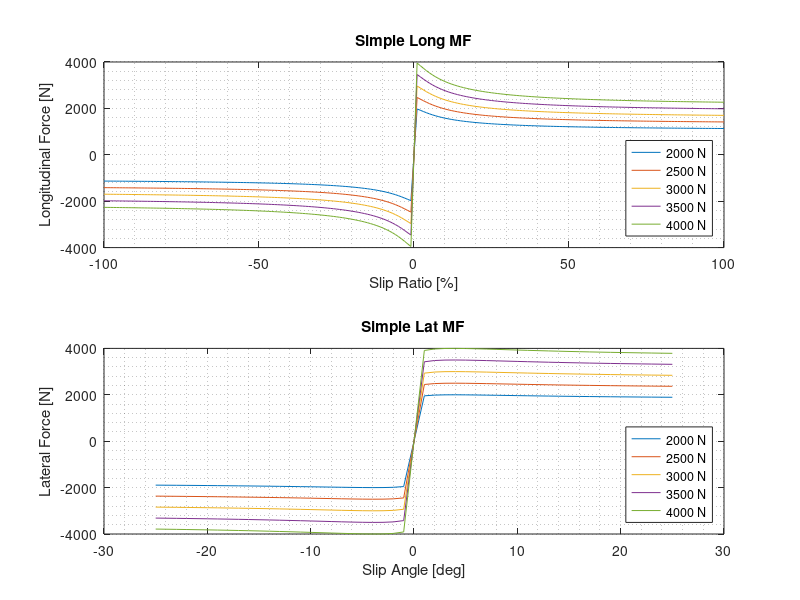

Recreate this plot in MATLAB.
% simple_MF_tyre %
%close all;
clear all;%clc;

Fz_range = [2000:500:4000]; % [N]
slip_ratio = [-100:1:100]; % [%] 0-100
slip_angle = [-25:1:25];

B = 10;
C = 1.65; % 1.65 Long, 1.3 Lat
D = 1;
E = 0.97;

i = 1;
j = 1;
while i <= length(slip_ratio)
    slip = slip_ratio(i);
    while j <= length(Fz_range)
        Fz = Fz_range(j);
        Fx(i,j) = Fz*D*sin(C*atan(B*slip-E*(B*slip-atan(B*slip))));
        j = j+1;
    end
    j = 1;
    i = i+1;
end

% LATERAL
C = 1.3;

i = 1;
j = 1;
while i <= length(slip_angle)
    slip = slip_angle(i);
    while j <= length(Fz_range)
        Fz = Fz_range(j);
        Fy(i,j) = Fz*D*sin(C*atan(B*slip-E*(B*slip-atan(B*slip))));
        j = j+1;
    end
    j = 1;
    i = i+1;
end

figure('Name','Tyre.Simple MF','NumberTitle','off')
subplot(2,1,1)
i = 1;
while i <= length(Fx(1,:))
    plot(slip_ratio,Fx(:,i));hold on;
    i = i+1;
end
grid minor
title('Simple Long MF')
xlabel('Slip Ratio [%]');ylabel('Longitudinal Force [N]')
legend('2000 N','2500 N','3000 N','3500 N','4000 N','location','southeast')


subplot(2,1,2)
i = 1;
while i <= length(Fy(1,:))
    plot(slip_angle,Fy(:,i));hold on;
    i = i+1;
end
grid minor
title('Simple Lat MF')
xlabel('Slip Angle [deg]');ylabel('Lateral Force [N]')
legend('2000 N','2500 N','3000 N','3500 N','4000 N','location','southeast')

